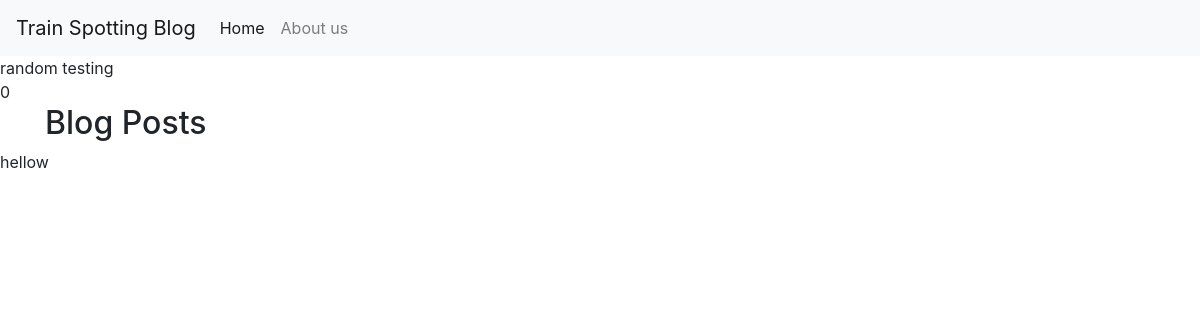
Before: / with the older database file.
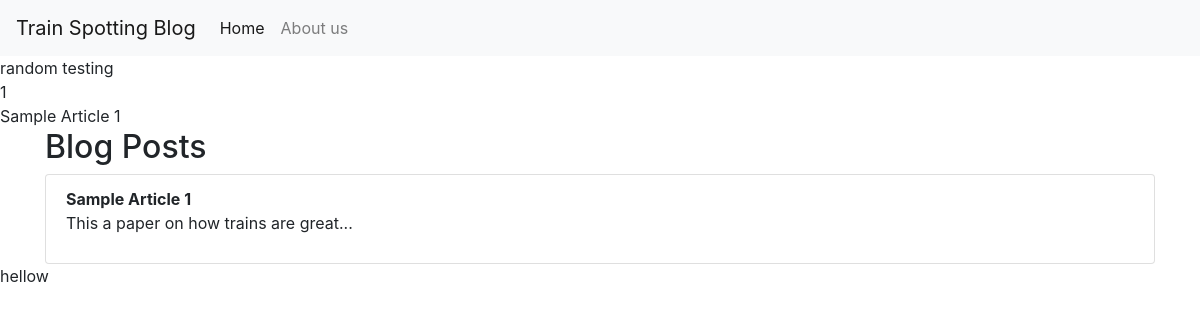
After: the same page with the newer database file.
### tables this page shows
CREATE TABLE `articles` (
  `Id` mediumint(9) NOT NULL AUTO_INCREMENT,
  `Title` varchar(255) NOT NULL,
  `Image` text DEFAULT NULL,
  `Body` text DEFAULT NULL,
  PRIMARY KEY (`Id`)
);

### View/ArticleList.php (the view, shortened to what this page needs)
<html>
<div class="container">
    <h2>Blog Posts</h2>
    <ul class="list-group">
        <?php foreach ($articles as $article) { ?>
            <li class="list-group-item">
                <strong class="list-group-item-heading">
                    <?php print($article['Title']); ?>
                </strong>
                <br>
                <p class="list-group-item-text">
                    <?php print(substr($article['Body'], 0, 50));
                    print('...'); ?>
                </p>
            </li>
            <?php
        } ?>
    </ul>
</div>
</html>

### index.php (shortened to what this page needs)
<!doctype html>
<html lang="en">
<head>
    <link rel="stylesheet" href="https://stackpath.bootstrapcdn.com/bootstrap/4.1.3/css/bootstrap.min.css"
>
</head>
<body>
    <?php
    include_once("Controller/IndexController.php");
    $controller = new IndexController();
    ?>
</body>

### Controller/IndexController.php (shortened to what this page needs)
<?php
include_once("Db/BlogPostDb.php");
class IndexController
{
    public function __construct()
    {
        print("random testing<br>");
        $blogposts = new BlogPostDb();
        print($blogposts->countAll());
        print("<br>");
        $articles = $blogposts->getAll();
        include("View/ArticleList.php");
    }
}

### Db/BlogPostDb.php (shortened to what this page needs)
<?php
class BlogPostDb
{
    private $_user = "root";
    private $_pass = 'example';
    private $_db;
    public function __construct()
    {
        try {
            $this->_db = new PDO("mysql:dbname=blog;host=127.0.0.1", $this->_user, $this->_pass);
        } catch (PDOException $e) {
            throw $e;
        }
    }
    public function getAll()
    {
        $data = $this->_db->query("SELECT * FROM articles");
        $articles = $data->fetchAll();
        foreach ($articles as $post)
            print($post['Title']);
        return $articles;
    }
    public function countAll()
    {
        $result = $this->_db->query('SELECT count(*) FROM articles');
        $count = $result->fetchColumn();
        return $count;
    }
}

Changed rows visible on the page:
added articles: Title "Sample Article 1", Body "This a paper on how trains are great"
Other visible differences:
$blogposts->countAll(): "0" → "1"
